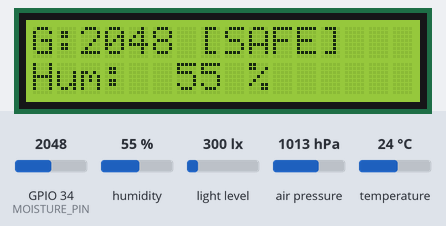
A sketch run on a simulated ESP32. On the bench: 16×2 character LCD. Inputs (shaded band) come from the test bench; at power-on: GPIO 34 (MOISTURE_PIN) = 2048, light level 300 lx, humidity 55 %, air pressure 1013 hPa, temperature 24 °C. The modem accepts every AT command (registered, SIM ready, sends succeed) and sends nothing else; what the sketch prints to the serial monitor is not drawn.

Above: at 10.9 s.
11.0 s: GPIO 34 (MOISTURE_PIN) set to 1953
At 13.7 s:
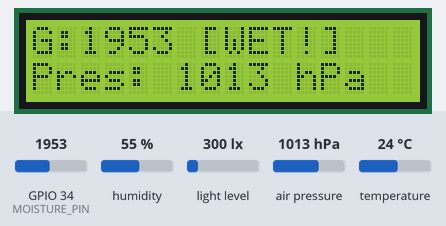
14.0 s: light level set to 40 lx
At 16.9 s:
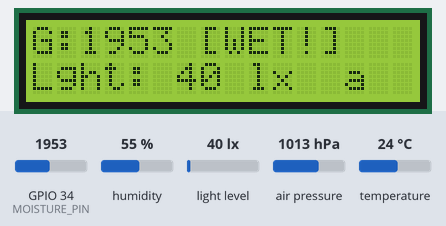
17.0 s: GPIO 34 (MOISTURE_PIN) set to 2040
At 19.8 s:
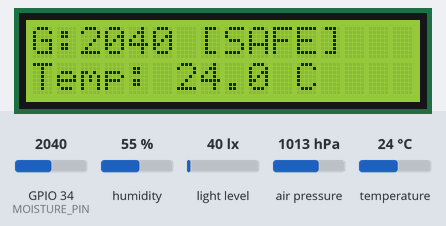
20.0 s: GPIO 34 (MOISTURE_PIN) set to 1960
At 22.1 s:
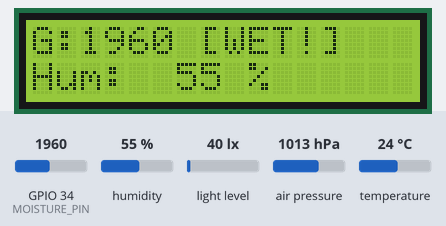
23.0 s: GPIO 34 (MOISTURE_PIN) set to 2866
At 25.3 s:
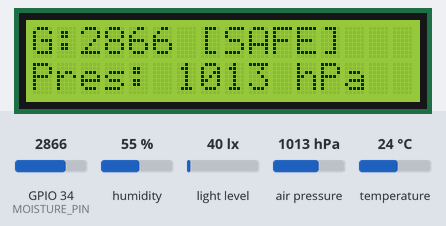
25.6 s: light level set to 500 lx
At 27.3 s:
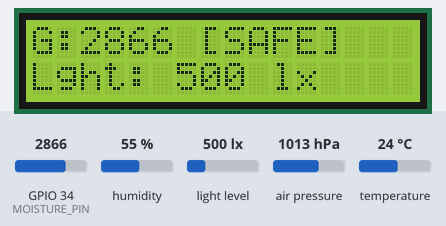
Timing chart, 0 to 28.8 s (numbered marks = the images above; inputs shaded):
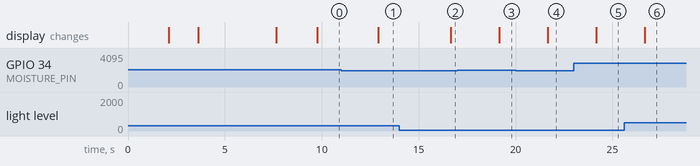

The sketch:

Weather_SystemV1.0.ino
```cpp
/* * ===================================================================================
 Weather & Rice Grain Quality Monitoring System
 * VERSION: 1.0
 * ===================================================================================
 * * --- CALIBRATION SETTINGS ---
 * Adjust these values based on actual hardware testing.
 */

// 1. GRAIN SENSOR (Capacitive)
// Air value is usually ~3000-4095. Water is ~1000-1500.
// Set LIMIT to the point where rice starts feeling "damp".
const int GRAIN_WET_LIMIT = 2000;

// 2. WEATHER PREDICTION (BME280)
// Standard Sea Level Pressure is ~1013 hPa.
// A drop below 1006 indicates a Low Pressure Area (Rain likely).
const float LOW_PRESSURE_LIMIT = 1006.0;

// 3. DARKNESS (BH1750)
// < 500 Lux means it is very dark (Night or Heavy Clouds).
const float DARK_SKY_LIMIT = 500.0;

// 4. ADMIN NUMBER
const String ADMIN_PHONE = "+63XXXXXXXXXX";

// ===================================================================================

#include <Wire.h>
#include <Adafruit_Sensor.h>
#include <Adafruit_BME280.h>
#include <BH1750.h>
#include <LiquidCrystal_I2C.h>

// Hardware Pin
#define GSM_TX 17
#define GSM_RX 16
#define MOISTURE_PIN 34

// Objects
HardwareSerial gsmSerial(2);
Adafruit_BME280 bme;
BH1750 lightSensor;
LiquidCrystal_I2C lcd(0x27, 16, 2);

// Variables
unsigned long lastAlertTime = 0;
unsigned long lastLCDUpdate = 0;
const long alertCooldown = 300000; // 5 Minutes between alerts
const long lcdInterval = 2500;     // 2.5 Seconds rotation
int lcdPage = 0;

void setup() {
  Serial.begin(115200);

  // GSM Setup
  gsmSerial.begin(115200, SERIAL_8N1, GSM_RX, GSM_TX);
  gsmSerial.setTimeout(3000);

  Wire.begin();
  lcd.init();
  lcd.backlight();

  // Startup Screen
  lcd.setCursor(0, 0); lcd.print("GRAIN MONITOR");
  lcd.setCursor(0, 1); lcd.print("System Booting..");
  delay(2000);

  Serial.println("--- SYSTEM BOOT ---");

  // 1. Initialize Sensors
  bool sensorsReady = true;
  if (!bme.begin(0x76)) { Serial.println("BME280 Error"); sensorsReady = false; }
  if (!lightSensor.begin()) { Serial.println("BH1750 Error"); sensorsReady = false; }

  if(!sensorsReady) {
    lcd.setCursor(0, 1); lcd.print("Sensor Error!   ");
    delay(2000);
  }

  // 2. Initialize GSM
  lcd.setCursor(0, 1); lcd.print("GSM Init...     ");
  Serial.println("Configuring GSM...");

  // Handshake & Config
  sendATCommand("ATE0", 500); // Echo Off
  sendATCommand("AT+CMGF=1", 500); // Text Mode
  sendATCommand("AT+CNMI=1,2,0,0,0", 500); // Direct Message Delivery

  // 3. Network Check
  lcd.setCursor(0, 1); lcd.print("Finding Signal..");
  waitForSignal();

  // 4. Ready
  lcd.clear();
  lcd.setCursor(0, 0); lcd.print("System Ready!");
  sendSMS("SYSTEM ONLINE: Monitoring Active.\nSend 'HELP' for commands.");
  delay(1500);
}

void loop() {
  // --- A. DATA ACQUISITION ---
  float t = bme.readTemperature();
  float h = bme.readHumidity();
  float p = bme.readPressure() / 100.0F;
  float l = lightSensor.readLightLevel();
  int m = analogRead(MOISTURE_PIN);

  // --- B. SAFETY CHECK (Ignore Sensor Errors) ---
  if (p < 800) p = 1013; // If sensor fails/reads 0, assume normal

  // --- C. INTELLIGENT ALERTS ---
  String alertMsg = "";
  bool dangerState = false;
  int alertType = 0; // 0=Safe, 1=Wet, 2=Rain

  // Priority 1: Grain Wetness
  if (m < GRAIN_WET_LIMIT) {
    alertMsg = "ALERT: Grain Moisture Detected!\nValue: " + String(m) + "\nAction: Check drying area.";
    dangerState = true;
    alertType = 1;
  }
  // Priority 2: Rain Prediction (Softened Language)
  else if (p < LOW_PRESSURE_LIMIT && l < DARK_SKY_LIMIT) {
    alertMsg = "WEATHER ADVISORY:\nLow Pressure (" + String(p,0) + "hPa) detected.\nRain is likely.\nPlease secure the grain.";
    dangerState = true;
    alertType = 2;
  }

  // --- D. LCD INTERFACE (V28 Logic) ---
  updateLCD(t, h, p, l, m, alertType);

  // --- E. SMS ALERT DISPATCHER ---
  if (dangerState) {
    // Check Timer (Don't spam) OR if it's the very first alert
    if (millis() - lastAlertTime > alertCooldown || lastAlertTime == 0) {
      sendSMS(alertMsg);
      lastAlertTime = millis();
      if (lastAlertTime == 0) lastAlertTime = 1;
    }
  }

  // --- F. COMMAND LISTENER ---
  checkIncomingSMS(t, h, p, l, m);
}

// ================================================================
//   LCD LOGIC
// ================================================================
void updateLCD(float t, float h, float p, float l, int m, int alertType) {

  // If Alert Exists: Add Page 4 (The Alert Message)
  int maxPages = (alertType == 0) ? 3 : 4;

  // Normal Cycle Timer
  if (millis() - lastLCDUpdate > lcdInterval) {
    lcdPage++;
    if (lcdPage > maxPages) lcdPage = 0;
    lastLCDUpdate = millis();

  } else {
    return; // Wait for timer
  }

  // --- ROW 1: PERMANENT GRAIN STATUS ---
  lcd.setCursor(0,0);
  // Format: G:2000 [SAFE] (Exactly 16 chars or padded)
  String gStat = (m > GRAIN_WET_LIMIT) ? "[SAFE]" : "[WET!]"; // Fixed Variable Name
  lcd.print("G:" + String(m) + " " + gStat + "    "); // Spaces to clear trailing chars

  // --- ROW 2: CYCLING DATA + ALERTS ---
  lcd.setCursor(0,1);

  if (lcdPage == 0) {
    lcd.print("Temp: " + String(t, 1) + " C    ");
  }
  else if (lcdPage == 1) {
    lcd.print("Hum:  " + String(h, 0) + " %    ");
  }
  else if (lcdPage == 2) {
    lcd.print("Pres: " + String(p, 0) + " hPa ");
  }
  else if (lcdPage == 3) {
    lcd.print("Lght: " + String(l, 0) + " lx  ");
  }
  // This page ONLY appears if alertType > 0
  else if (lcdPage == 4) {
    if (alertType == 1) lcd.print("!! GRAIN WET !! ");
    if (alertType == 2) lcd.print("!! RAIN ALERT !!");
  }
}

// ================================================================
//   COMMAND LOGIC
// ================================================================
void checkIncomingSMS(float t, float h, float p, float l, int m) {
  if (gsmSerial.available()) {
    delay(100);
    String msg = cleanString(gsmSerial.readString());
    msg.toUpperCase(); // Case insensitive

    Serial.print("Rx: "); Serial.println(msg); // Debug

    // Filter Logic
    if (msg.indexOf("+CMT") == -1) return; // Ignore noise/echoes
    if (msg.indexOf("STATUS:") != -1) return; // Ignore self-replies

    String reply = "";
    bool valid = false;

    if (msg.indexOf("STATUS") != -1) {
      String gStatus = (m > GRAIN_WET_LIMIT) ? "DRY/SAFE" : "WET/UNSAFE";
      reply = "STATUS REPORT:\nGrain: " + gStatus + "\nTemp: " + String(t,1) + "C\nHum: " + String(h,0) + "%\nPres: " + String(p,0) + "hPa";
      valid = true;
    }
    else if (msg.indexOf("GRAIN") != -1) {
      String gStatus = (m > GRAIN_WET_LIMIT) ? "SAFE" : "WET";
      reply = "GRAIN STATUS:\nValue: " + String(m) + "\nCondition: " + gStatus;
      valid = true;
    }
    else if (msg.indexOf("WEATHER") != -1) {
      reply = "WEATHER:\nTemperature: " + String(t,1) + "C\nHumidity: " + String(h,0) + "%\nPressure: " + String(p,0) + "hPa\nLight: " + String(l,0) + "lx";
      valid = true;
    }
    else if (msg.indexOf("HELP") != -1) {
      reply = "COMMANDS:\n- STATUS (Full Report)\n- GRAIN (Check Moisture)\n- WEATHER (Env Data)";
      valid = true;
    }

    if (valid) {
      Serial.println("Command Received. Sending Reply...");
      delay(2000); // Wait for network
      sendSMS(reply);
    }
  }
}

// ================================================================
//   UTILITIES
// ================================================================

void sendSMS(String text) {
  Serial.println("TX SMS...");

  // 1. Prepare
  gsmSerial.println("AT+CMGF=1"); delay(200);
  while(gsmSerial.available()) gsmSerial.read(); // Flush

  // 2. Init Send
  gsmSerial.println("AT+CMGS=\"" + ADMIN_PHONE + "\"");
  delay(200);

  // 3. Wait for Prompt
  long t = millis();
  bool ready = false;
  while(millis() - t < 10000) {
    if(gsmSerial.available() && gsmSerial.read() == '>') {
      ready = true; break;
    }
  }

  // 4. Send Content
  if(ready) {
    gsmSerial.print(text);
    delay(200);
    gsmSerial.write(26); // Ctrl+Z
    Serial.println("Sent!");
  } else {
    Serial.println("Fail: Timeout");
    gsmSerial.write(27); // Escape
  }
}

void waitForSignal() {
  int retries = 0;
  bool connected = false;
  while(!connected && retries < 20) {
    gsmSerial.println("AT+CREG?");
    delay(1000);
    if(gsmSerial.available()) {
      String r = gsmSerial.readString();
      if(r.indexOf("0,1") != -1 || r.indexOf("0,5") != -1) connected = true;
    }
    retries++;
  }
}

void sendATCommand(String cmd, int wait) {
  gsmSerial.println(cmd);
  delay(wait);
  while(gsmSerial.available()) gsmSerial.read();
}

String cleanString(String input) {
  String output = "";
  for (int i = 0; i < input.length(); i++) {
    char c = input.charAt(i);
    if (isAlphaNumeric(c) || isPunct(c) || c == ' ' || c == '\n') output += c;
  }
  return output;
}
```

Measured:
- the behaviour switches between 2001 and 2000 on GPIO 34 (MOISTURE_PIN) (found by bisection; images 0 and 1)
- after the input at 11.0 s, the display: changes after 1.9 s (image 1)
- after the input at 14.0 s, the display: changes after 2.6 s (image 2)
- after the input at 17.0 s, the display: changes after 2.2 s (image 3)
- after the input at 20.0 s, the display: changes after 1.7 s (image 4)
- after the input at 23.0 s, the display: changes after 1.2 s (image 5)
- after the input at 25.6 s, the display: changes after 1.1 s (image 6)
